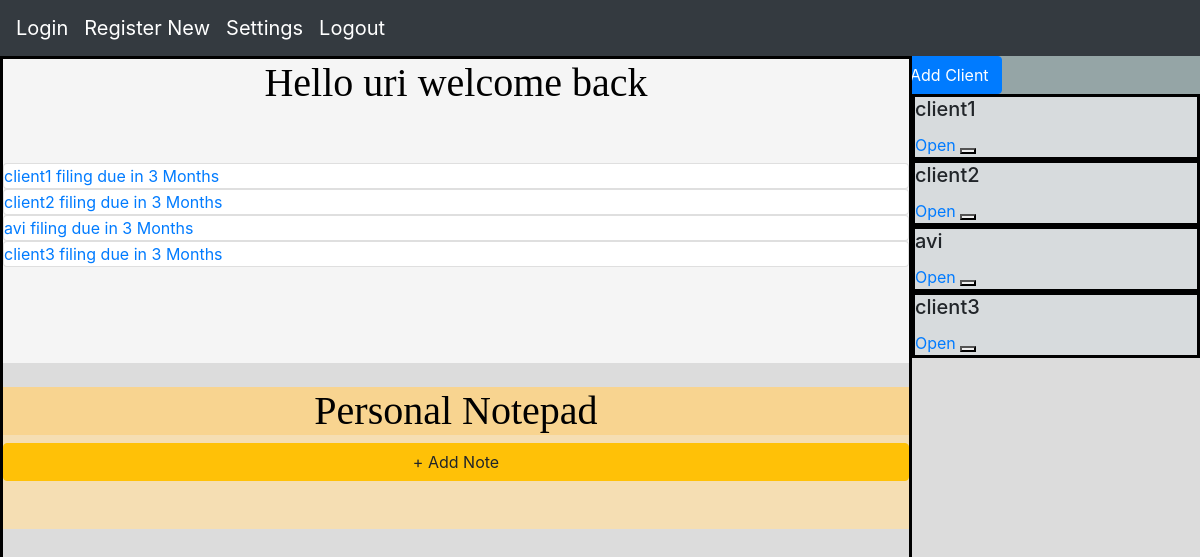
The app's page /users/company (signed in) with its own data.
### accounts/models.py (models this page shows)
class Client(models.Model):
    name=CharField(max_length=200)
    firm=ForeignKey(Firm, on_delete=models.CASCADE)
    yearly= DateField(blank=True, null=True)
    first_quarter= DateField(blank=True, null=True)
    second_quarter= DateField(blank=True, null=True)
    third_quarter= DateField(blank=True, null=True)
    client_mail= EmailField(blank=True, null=True)

### accounts/views.py (the view, shortened to what this page needs)
# urls.py: path('company', views.company_page, name='company_page'),
@decorators.login_required
def company_page(request):
    form = NewClientForm()
    return render(request, 'companyPage.html', {'f':form, 'object_type':'client'})

### accounts/templates/companyPage.html (shortened to what this page needs)
{% extends "base.html" %}
{% load static %}
{% block css %}
<link rel="stylesheet" href="{% static 'accounts/css/tester.css' %}">
<link rel="stylesheet" href="{% static 'accounts/css/myCSS.css' %}">
<link rel="stylesheet" href="{% static 'accounts/js/resizeJS.js' %}">
<link rel="stylesheet" href="{% static 'accounts/js/dateCheck.js' %}">
 {% endblock %}
{% block content %}
<div class="container-fluid d-flex justify-content-end" style="background-color: gainsboro; display: flex; height: 100vh; width: 100vw;">
  <div class="row">
              <div class="col-sm col-md col-xl flex-column d-flex align-items-stretch" style="border: black solid; width: 100vw;">
                <div class="row d-flex flex-column" style="background-color: whitesmoke;">
                    <h1 style="text-align: center;">Hello {% block name %} {{user.username}}  {% endblock %} welcome back</h1>
                    <br>
                    <br>
                    {%for client in user.profile.employed_by.client_set.all%}
                    <a href="#" class="card">{{client.name}} filing due in 3 Months</a>
                    {%endfor%}
                    <br>
                    <br>
                    <br>
                    <br>
                </div>
<br>
                <div class="row d-flex flex-column" style="background-color: wheat;">
                  <h1 style="text-align: center; background-color: #f8d490;">Personal Notepad</h1>
                 {% include 'notePopup.html' with noteForm=f %}
                  <br>
                  <br>
                </div>
            </div>
          <div class="panel-body panel-resizable position-fixed-right" style="border-left: black thick;">
            <div class="row align-items-end" style="background-color: #95A5A6;">
              {% include 'clientPopup.html' with clientForm=f %}
            </div>
              {%for client in user.profile.employed_by.client_set.all%}
              <div class="list-group overflow-auto" style="width: 18rem;">
                  <div class="cardStyle">
                    <h5 class="card-title">{{client.name}}</h5>
                    <a href="#" class="card-link">Open</a>
                    <button> </button>
                </div>
              {%endfor%}
          </div>
              </div>
          </div>
  </div>
</div>
{% endblock %}

### accounts/static/accounts/css/myCSS.css (style rules this page uses)
.cardStyle { background-color: #D7DBDD; border: solid black; }
h1 { font-family: Cambria, Cochin, Georgia, Times, 'Times New Roman', serif; color: black; }
body { background: #14161D; color: #939089; }

### records on screen
Client: name "client1"
Client: name "client2"
Client: name "avi"
Client: name "client3"

### other values on screen
{{ user.username }} "uri"
